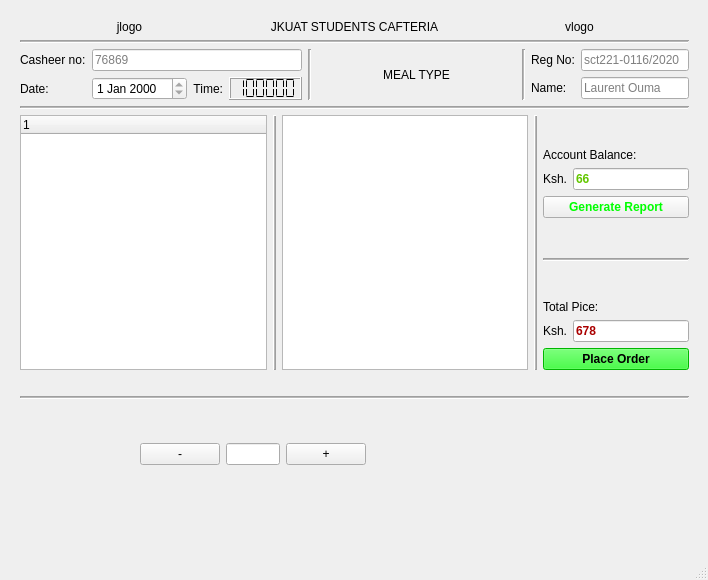
<?xml version="1.0" encoding="UTF-8"?>
<ui version="4.0">
 <class>MainWindow</class>
 <widget class="QMainWindow" name="MainWindow">
  <property name="geometry">
   <rect>
    <x>0</x>
    <y>0</y>
    <width>708</width>
    <height>580</height>
   </rect>
  </property>
  <property name="windowTitle">
   <string>MainWindow</string>
  </property>
  <widget class="QWidget" name="centralwidget">
   <widget class="QWidget" name="gridLayoutWidget">
    <property name="geometry">
     <rect>
      <x>10</x>
      <y>10</y>
      <width>689</width>
      <height>399</height>
     </rect>
    </property>
    <layout class="QGridLayout" name="baseLayout">
     <property name="leftMargin">
      <number>10</number>
     </property>
     <property name="topMargin">
      <number>10</number>
     </property>
     <property name="rightMargin">
      <number>10</number>
     </property>
     <property name="bottomMargin">
      <number>10</number>
     </property>
     <item row="5" column="0">
      <spacer name="verticalSpacer">
       <property name="orientation">
        <enum>Qt::Vertical</enum>
       </property>
       <property name="sizeHint" stdset="0">
        <size>
         <width>20</width>
         <height>40</height>
        </size>
       </property>
      </spacer>
     </item>
     <item row="0" column="0">
      <layout class="QHBoxLayout" name="horizontalLayout">
       <item>
        <widget class="QLabel" name="jkuat_logo">
         <property name="text">
          <string>jlogo</string>
         </property>
         <property name="alignment">
          <set>Qt::AlignCenter</set>
         </property>
        </widget>
       </item>
       <item>
        <widget class="QLabel" name="title">
         <property name="styleSheet">
          <string notr="true">font: 30pt &quot;PMingLiU-ExtB&quot;;</string>
         </property>
         <property name="text">
          <string>JKUAT STUDENTS CAFTERIA</string>
         </property>
         <property name="alignment">
          <set>Qt::AlignCenter</set>
         </property>
        </widget>
       </item>
       <item>
        <widget class="QLabel" name="vstec_logo">
         <property name="text">
          <string>vlogo</string>
         </property>
         <property name="alignment">
          <set>Qt::AlignCenter</set>
         </property>
        </widget>
       </item>
      </layout>
     </item>
     <item row="1" column="0">
      <layout class="QHBoxLayout" name="horizontalLayout_8">
       <item>
        <widget class="Line" name="line_3">
         <property name="midLineWidth">
          <number>1</number>
         </property>
         <property name="orientation">
          <enum>Qt::Horizontal</enum>
         </property>
        </widget>
       </item>
      </layout>
     </item>
     <item row="3" column="0">
      <layout class="QHBoxLayout" name="horizontalLayout_6">
       <item>
        <widget class="Line" name="line">
         <property name="midLineWidth">
          <number>1</number>
         </property>
         <property name="orientation">
          <enum>Qt::Horizontal</enum>
         </property>
        </widget>
       </item>
      </layout>
     </item>
     <item row="2" column="0">
      <layout class="QHBoxLayout" name="horizontalLayout_2">
       <item>
        <layout class="QFormLayout" name="formLayout">
         <item row="0" column="0">
          <widget class="QLabel" name="label_2">
           <property name="text">
            <string>Casheer no:</string>
           </property>
          </widget>
         </item>
         <item row="0" column="1">
          <widget class="QLineEdit" name="cashierno">
           <property name="readOnly">
            <bool>true</bool>
           </property>
           <property name="placeholderText">
            <string>76869</string>
           </property>
          </widget>
         </item>
         <item row="1" column="0">
          <layout class="QHBoxLayout" name="horizontalLayout_15">
           <item>
            <widget class="QLabel" name="label_10">
             <property name="text">
              <string>Date:</string>
             </property>
            </widget>
           </item>
          </layout>
         </item>
         <item row="1" column="1">
          <layout class="QHBoxLayout" name="horizontalLayout_14">
           <item>
            <widget class="QDateEdit" name="date">
             <property name="readOnly">
              <bool>true</bool>
             </property>
            </widget>
           </item>
           <item>
            <widget class="QLabel" name="label_3">
             <property name="text">
              <string>Time:</string>
             </property>
             <property name="alignment">
              <set>Qt::AlignRight|Qt::AlignTrailing|Qt::AlignVCenter</set>
             </property>
            </widget>
           </item>
           <item>
            <widget class="QLCDNumber" name="time">
             <property name="digitCount">
              <number>6</number>
             </property>
             <property name="segmentStyle">
              <enum>QLCDNumber::Flat</enum>
             </property>
             <property name="value" stdset="0">
              <double>130759.000000000000000</double>
             </property>
            </widget>
           </item>
          </layout>
         </item>
        </layout>
       </item>
       <item>
        <layout class="QHBoxLayout" name="horizontalLayout_10">
         <item>
          <widget class="Line" name="line_5">
           <property name="midLineWidth">
            <number>1</number>
           </property>
           <property name="orientation">
            <enum>Qt::Vertical</enum>
           </property>
          </widget>
         </item>
        </layout>
       </item>
       <item>
        <spacer name="horizontalSpacer_4">
         <property name="orientation">
          <enum>Qt::Horizontal</enum>
         </property>
         <property name="sizeHint" stdset="0">
          <size>
           <width>40</width>
           <height>20</height>
          </size>
         </property>
        </spacer>
       </item>
       <item>
        <widget class="QLabel" name="mealtype">
         <property name="styleSheet">
          <string notr="true">font: 14pt &quot;SimSun&quot;;</string>
         </property>
         <property name="text">
          <string>MEAL TYPE</string>
         </property>
         <property name="alignment">
          <set>Qt::AlignCenter</set>
         </property>
        </widget>
       </item>
       <item>
        <spacer name="horizontalSpacer_5">
         <property name="orientation">
          <enum>Qt::Horizontal</enum>
         </property>
         <property name="sizeHint" stdset="0">
          <size>
           <width>40</width>
           <height>20</height>
          </size>
         </property>
        </spacer>
       </item>
       <item>
        <layout class="QHBoxLayout" name="horizontalLayout_9">
         <item>
          <widget class="Line" name="line_4">
           <property name="midLineWidth">
            <number>1</number>
           </property>
           <property name="orientation">
            <enum>Qt::Vertical</enum>
           </property>
          </widget>
         </item>
        </layout>
       </item>
       <item>
        <layout class="QFormLayout" name="formLayout_2">
         <item row="0" column="0">
          <widget class="QLabel" name="label_5">
           <property name="text">
            <string>Reg No:</string>
           </property>
          </widget>
         </item>
         <item row="1" column="0">
          <widget class="QLabel" name="label_6">
           <property name="text">
            <string>Name:</string>
           </property>
          </widget>
         </item>
         <item row="0" column="1">
          <widget class="QLineEdit" name="regno">
           <property name="readOnly">
            <bool>true</bool>
           </property>
           <property name="placeholderText">
            <string>sct221-0116/2020</string>
           </property>
          </widget>
         </item>
         <item row="1" column="1">
          <widget class="QLineEdit" name="name">
           <property name="readOnly">
            <bool>true</bool>
           </property>
           <property name="placeholderText">
            <string>Laurent Ouma</string>
           </property>
          </widget>
         </item>
        </layout>
       </item>
      </layout>
     </item>
     <item row="4" column="0">
      <layout class="QHBoxLayout" name="horizontalLayout_3">
       <item>
        <widget class="QTreeWidget" name="treeWidget">
         <column>
          <property name="text">
           <string notr="true">1</string>
          </property>
         </column>
        </widget>
       </item>
       <item>
        <layout class="QHBoxLayout" name="horizontalLayout_12">
         <item>
          <widget class="Line" name="line_7">
           <property name="frameShadow">
            <enum>QFrame::Raised</enum>
           </property>
           <property name="midLineWidth">
            <number>1</number>
           </property>
           <property name="orientation">
            <enum>Qt::Vertical</enum>
           </property>
          </widget>
         </item>
        </layout>
       </item>
       <item>
        <widget class="QTableWidget" name="tableWidget"/>
       </item>
       <item>
        <layout class="QHBoxLayout" name="horizontalLayout_11">
         <item>
          <widget class="Line" name="line_6">
           <property name="frameShadow">
            <enum>QFrame::Raised</enum>
           </property>
           <property name="midLineWidth">
            <number>1</number>
           </property>
           <property name="orientation">
            <enum>Qt::Vertical</enum>
           </property>
          </widget>
         </item>
        </layout>
       </item>
       <item>
        <layout class="QVBoxLayout" name="verticalLayout_3">
         <item>
          <spacer name="verticalSpacer_4">
           <property name="orientation">
            <enum>Qt::Vertical</enum>
           </property>
           <property name="sizeHint" stdset="0">
            <size>
             <width>20</width>
             <height>40</height>
            </size>
           </property>
          </spacer>
         </item>
         <item>
          <layout class="QVBoxLayout" name="verticalLayout_2">
           <item>
            <widget class="QLabel" name="label_7">
             <property name="styleSheet">
              <string notr="true">font: 14pt &quot;PMingLiU-ExtB&quot;;</string>
             </property>
             <property name="text">
              <string>Account Balance:</string>
             </property>
             <property name="alignment">
              <set>Qt::AlignLeading|Qt::AlignLeft|Qt::AlignVCenter</set>
             </property>
            </widget>
           </item>
           <item>
            <layout class="QHBoxLayout" name="horizontalLayout_5">
             <item>
              <widget class="QLabel" name="label_9">
               <property name="styleSheet">
                <string notr="true">font: 14pt &quot;SimSun&quot;;</string>
               </property>
               <property name="text">
                <string>Ksh.</string>
               </property>
              </widget>
             </item>
             <item>
              <widget class="QLineEdit" name="accountBalance">
               <property name="styleSheet">
                <string notr="true">font: 16pt &quot;SimSun&quot;;
color:rgb(99, 199, 0);
font-weight :bold;</string>
               </property>
               <property name="text">
                <string>66</string>
               </property>
              </widget>
             </item>
            </layout>
           </item>
           <item>
            <widget class="QPushButton" name="pushButton_2">
             <property name="styleSheet">
              <string notr="true">font: 16pt &quot;PMingLiU-ExtB&quot;;
font-weight:bold;
color: rgb(0, 255, 0);</string>
             </property>
             <property name="text">
              <string>Generate Report</string>
             </property>
            </widget>
           </item>
          </layout>
         </item>
         <item>
          <spacer name="verticalSpacer_3">
           <property name="orientation">
            <enum>Qt::Vertical</enum>
           </property>
           <property name="sizeHint" stdset="0">
            <size>
             <width>20</width>
             <height>40</height>
            </size>
           </property>
          </spacer>
         </item>
         <item>
          <layout class="QHBoxLayout" name="horizontalLayout_7">
           <item>
            <widget class="Line" name="line_2">
             <property name="midLineWidth">
              <number>1</number>
             </property>
             <property name="orientation">
              <enum>Qt::Horizontal</enum>
             </property>
            </widget>
           </item>
          </layout>
         </item>
         <item>
          <spacer name="verticalSpacer_2">
           <property name="orientation">
            <enum>Qt::Vertical</enum>
           </property>
           <property name="sizeHint" stdset="0">
            <size>
             <width>20</width>
             <height>40</height>
            </size>
           </property>
          </spacer>
         </item>
         <item>
          <layout class="QVBoxLayout" name="verticalLayout">
           <item>
            <widget class="QLabel" name="label">
             <property name="styleSheet">
              <string notr="true">font: 14pt &quot;PMingLiU-ExtB&quot;;</string>
             </property>
             <property name="text">
              <string>Total Pice:</string>
             </property>
             <property name="alignment">
              <set>Qt::AlignLeading|Qt::AlignLeft|Qt::AlignVCenter</set>
             </property>
            </widget>
           </item>
           <item>
            <layout class="QHBoxLayout" name="horizontalLayout_4">
             <item>
              <widget class="QLabel" name="label_8">
               <property name="styleSheet">
                <string notr="true">font: 14pt &quot;SimSun&quot;;</string>
               </property>
               <property name="text">
                <string>Ksh.</string>
               </property>
              </widget>
             </item>
             <item>
              <widget class="QLineEdit" name="totalCost">
               <property name="styleSheet">
                <string notr="true">font: 16pt &quot;SimSun&quot;;
color:rgb(170, 0, 0);
font-weight :bold;</string>
               </property>
               <property name="text">
                <string>678</string>
               </property>
               <property name="readOnly">
                <bool>true</bool>
               </property>
              </widget>
             </item>
            </layout>
           </item>
           <item>
            <widget class="QPushButton" name="pushButton">
             <property name="styleSheet">
              <string notr="true">font: 20pt &quot;PMingLiU-ExtB&quot;;
font-weight:bold;
background-color: rgb(0, 255, 0);</string>
             </property>
             <property name="text">
              <string>Place Order</string>
             </property>
            </widget>
           </item>
          </layout>
         </item>
        </layout>
       </item>
      </layout>
     </item>
     <item row="6" column="0">
      <layout class="QHBoxLayout" name="horizontalLayout_13">
       <item>
        <widget class="Line" name="line_8">
         <property name="midLineWidth">
          <number>1</number>
         </property>
         <property name="orientation">
          <enum>Qt::Horizontal</enum>
         </property>
        </widget>
       </item>
      </layout>
     </item>
    </layout>
   </widget>
   <widget class="QWidget" name="horizontalLayoutWidget_16">
    <property name="geometry">
     <rect>
      <x>140</x>
      <y>439</y>
      <width>226</width>
      <height>31</height>
     </rect>
    </property>
    <layout class="QHBoxLayout" name="horizontalLayout_16">
     <item>
      <widget class="QPushButton" name="minus">
       <property name="text">
        <string>-</string>
       </property>
      </widget>
     </item>
     <item>
      <widget class="QLineEdit" name="quantity"/>
     </item>
     <item>
      <widget class="QPushButton" name="plus">
       <property name="text">
        <string>+</string>
       </property>
      </widget>
     </item>
    </layout>
   </widget>
  </widget>
  <widget class="QMenuBar" name="menubar">
   <property name="geometry">
    <rect>
     <x>0</x>
     <y>0</y>
     <width>708</width>
     <height>22</height>
    </rect>
   </property>
  </widget>
  <widget class="QStatusBar" name="statusbar"/>
 </widget>
 <resources/>
 <connections/>
</ui>
